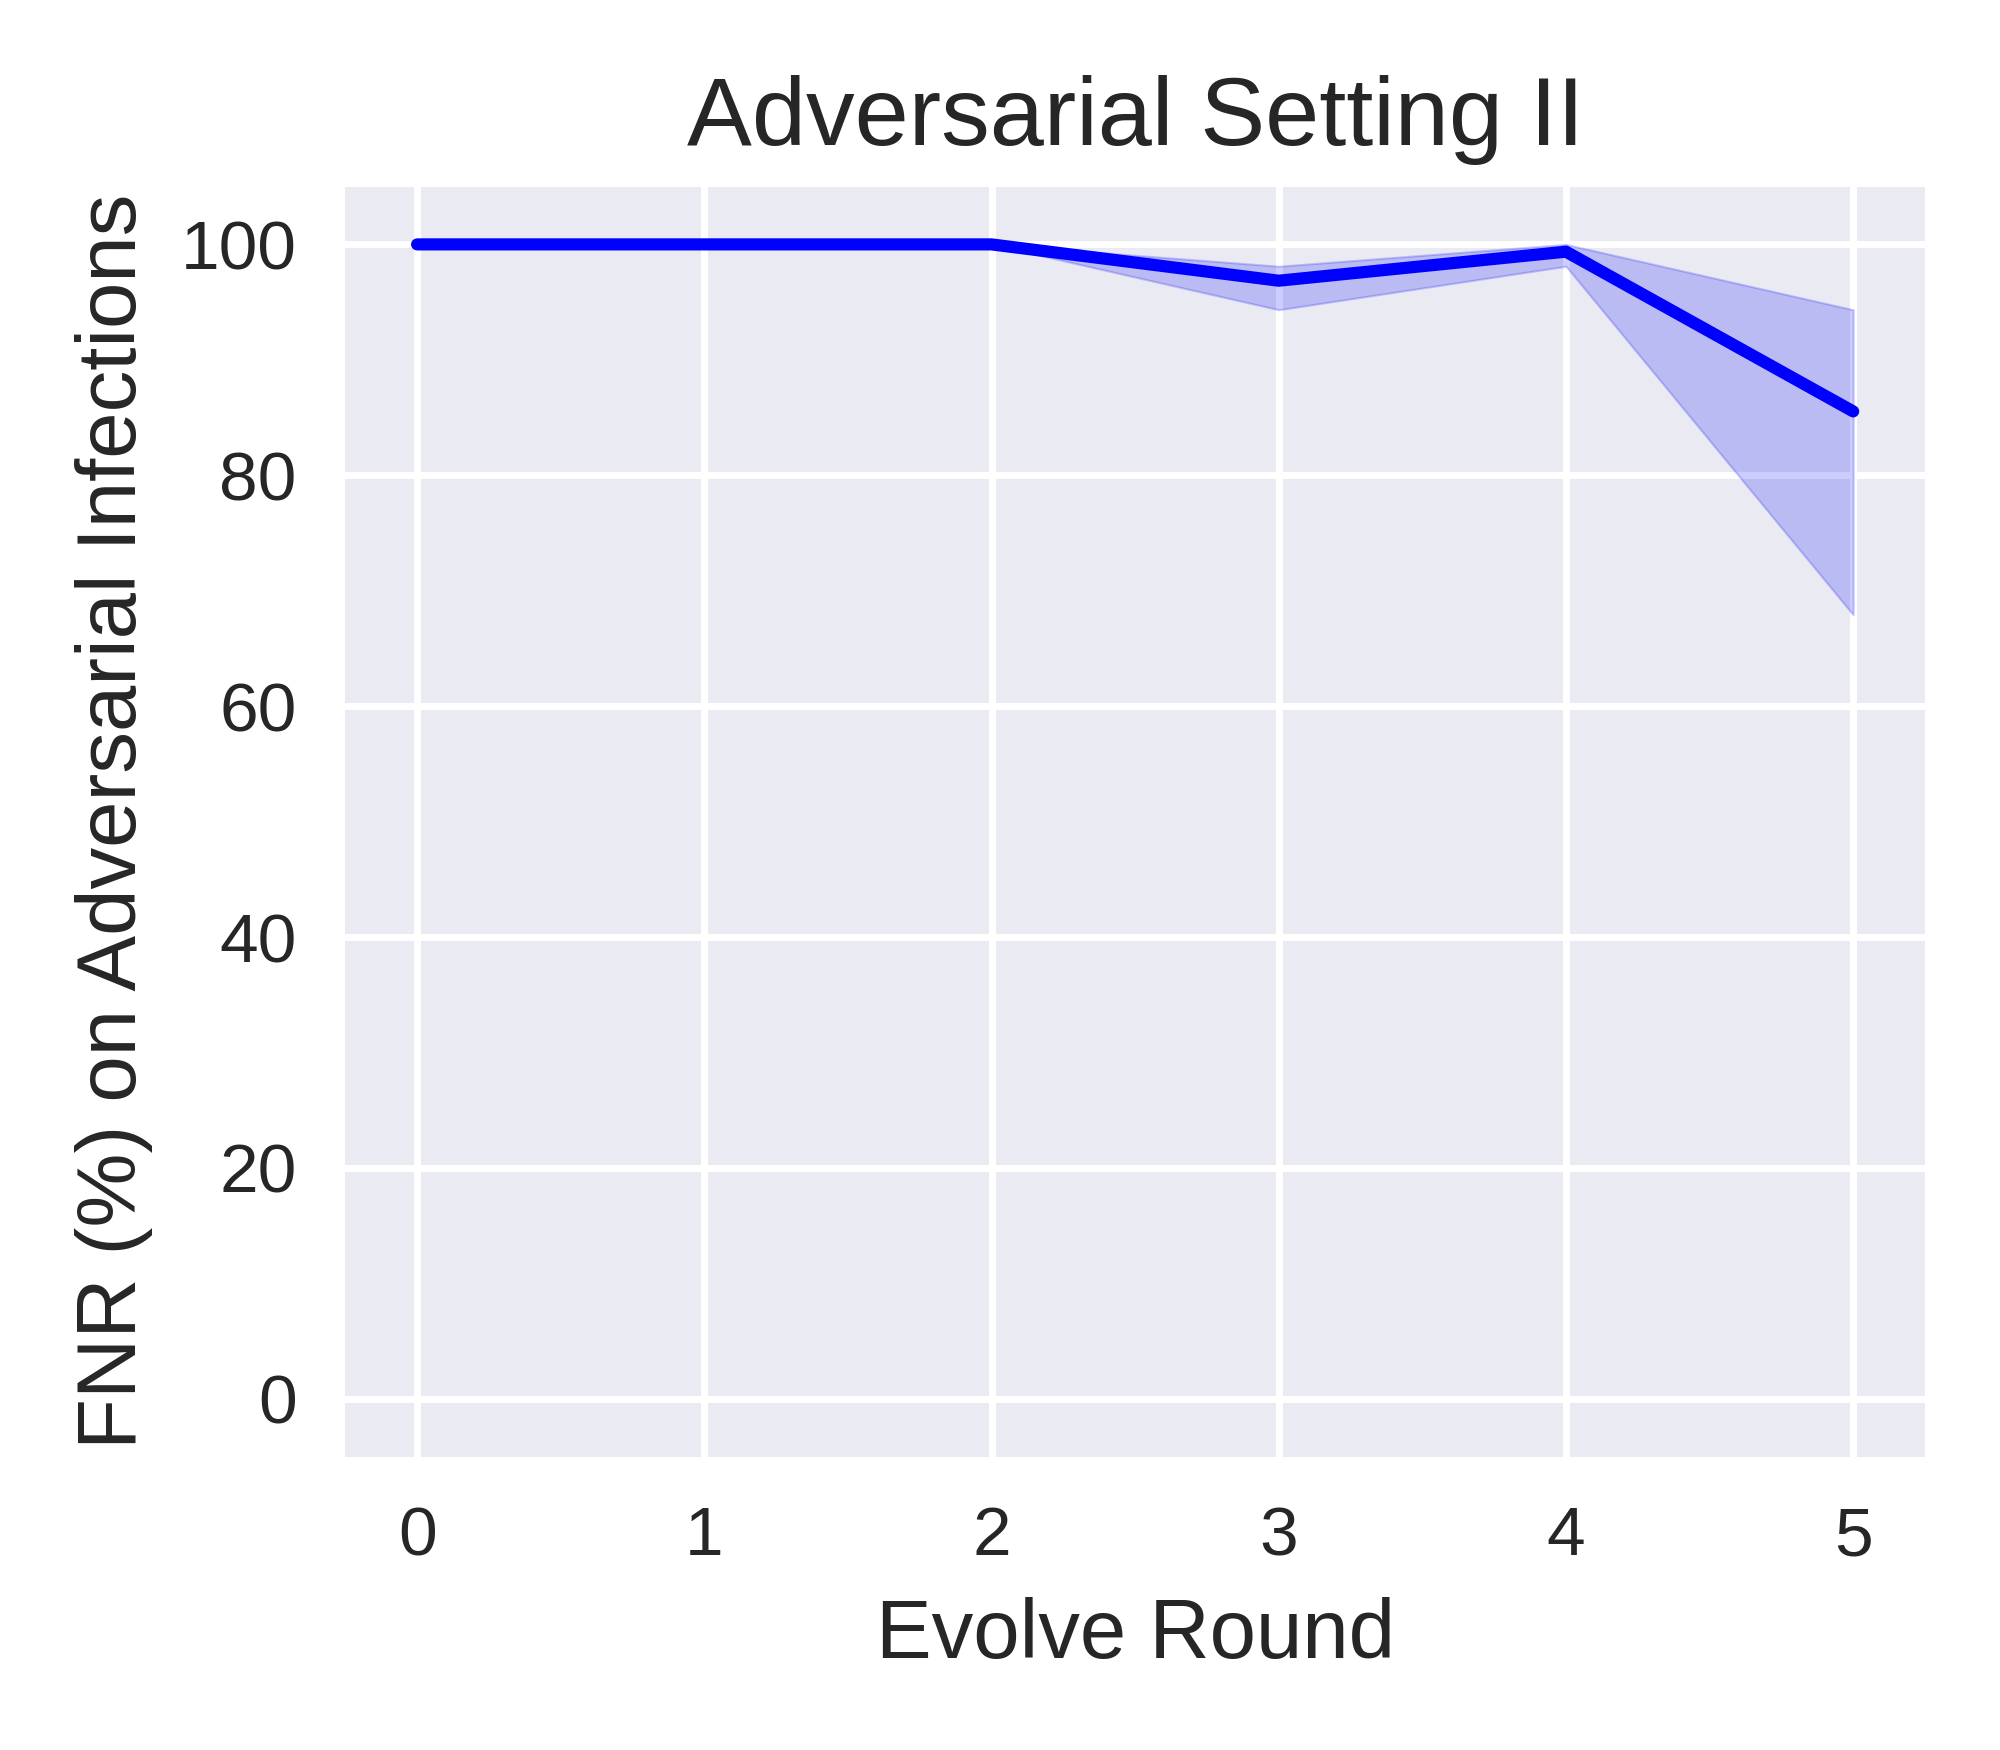

Reproduce this figure in Python.
import matplotlib.pyplot as plt
import pandas as pd
import seaborn as sns

advset2_rounds05_FNrate_on_advmal_file = pd.read_csv('adv_test_FNrate_list_advset2_round5_seed012.csv')
advset2_rounds05_FNrate_on_advmal_df = pd.DataFrame(advset2_rounds05_FNrate_on_advmal_file)

advset2_rounds05_FNrate_on_advmal_seed_0_df = advset2_rounds05_FNrate_on_advmal_df.drop(columns=['seed1','seed2'])  
advset2_rounds05_FNrate_on_advmal_seed_0_df.rename(columns={'seed0': 'FNrate'}, inplace=True)

advset2_rounds05_FNrate_on_advmal_seed_1_df = advset2_rounds05_FNrate_on_advmal_df.drop(columns=['seed0','seed2'])  
advset2_rounds05_FNrate_on_advmal_seed_1_df.rename(columns={'seed1': 'FNrate'}, inplace=True)

advset2_rounds05_FNrate_on_advmal_seed_2_df = advset2_rounds05_FNrate_on_advmal_df.drop(columns=['seed0','seed1'])  
advset2_rounds05_FNrate_on_advmal_seed_2_df.rename(columns={'seed2': 'FNrate'}, inplace=True)

print("advset2_rounds05_FNrate_on_advmal_df:\n",advset2_rounds05_FNrate_on_advmal_df)  
print("advset2_rounds05_FNrate_on_advmal_seed_0_df:\n",advset2_rounds05_FNrate_on_advmal_seed_0_df)  
print("advset2_rounds05_FNrate_on_advmal_seed_1_df:\n",advset2_rounds05_FNrate_on_advmal_seed_1_df)  
print("advset2_rounds05_FNrate_on_advmal_seed_2_df:\n",advset2_rounds05_FNrate_on_advmal_seed_2_df)  



advset2_rounds05_FNrate_on_advmal_merge_df = pd.concat([advset2_rounds05_FNrate_on_advmal_seed_0_df, advset2_rounds05_FNrate_on_advmal_seed_1_df, advset2_rounds05_FNrate_on_advmal_seed_2_df])
# advset2_rounds05_FNrate_on_advmal_merge_df = pd.concat([advset2_rounds05_FNrate_on_advmal_df, advset2_rounds05_FNrate_on_advmal_df, advset2_rounds05_FNrate_on_advmal_df])

print("advset2_rounds05_FNrate_on_advmal_merge_df:\n",advset2_rounds05_FNrate_on_advmal_merge_df)  

advset2_rounds05_FNrate_on_advmal_merge_df = advset2_rounds05_FNrate_on_advmal_merge_df.reset_index(drop=True)

print("advset2_rounds05_FNrate_on_advmal_merge_df:\n",advset2_rounds05_FNrate_on_advmal_merge_df)  


# sns.set_theme(style="darkgrid")
plt.style.use('seaborn') 
# plt.style.use('default') 
# plt.style.use('seaborn-deep') 

# plt.figure(figsize=(4, 3.5), dpi=500)
_, ax = plt.subplots(nrows=1, ncols=1, figsize=(4, 3.5), tight_layout=True, dpi=500) #dpi=100 分辨率


sns_plot=sns.lineplot(data=advset2_rounds05_FNrate_on_advmal_merge_df, x='round', y='FNrate', color='b')
ax.set_xlabel('Evolve Round', fontsize=12)
ax.set_ylabel('FNR (%) on Adversarial Infections', fontsize=12)
ax.set_title('Adversarial Setting II', fontsize=14); 
plt.ylim(-5, 105)

savepath = f'/home/huan1932/ARIoTEDef/drawfigure/advset2/round05/FNR-on-adv'
savename = f'line-shadow-figure-advset2-round05-FNrate-on-adv-seed012'
plt.savefig(fname=f'{savepath}/{savename}.png',dpi=500)
plt.close   
